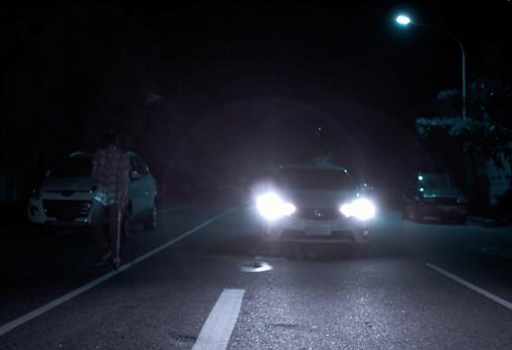
#> input picture Image/car1_512x350.png, 512 x 350 px
$ jupyter execute TryLightDetection02.ipynb
#> lines starting #> are read from the running program, lines starting #| are printed output that depends on the picture; after the words box and inside, x2 and y2 are one past the last pixel; in counts of white or black regions, pixels touching at a corner belong together
[cell 1]
import PIL as pil
from matplotlib import pyplot as plt
import numpy as np
import math
from datetime import datetime
import cv2
#car1_512x350.png

[cell 2]
def img2array(img):
    nrow = img.size[1]
    ncol = img.size[0]
    img_map = img.load()
    myarray = np.zeros([nrow,ncol,3], dtype=np.uint8)
    for i in range(nrow):
        for j in range(ncol):
            myarray[i,j,0] = img_map[j,i][0]
            myarray[i,j,1] = img_map[j,i][1]
            myarray[i,j,2] = img_map[j,i][2]
    return myarray

def rgb2gray(rgb):

    r, g, b = rgb[:,:,0], rgb[:,:,1], rgb[:,:,2]
    gray = 0.2989 * r + 0.5870 * g + 0.1140 * b

    return gray

def imgthreshold(gray, thres):
    nrow = gray.shape[0]
    ncol = gray.shape[1]
    output = np.zeros([nrow,ncol], dtype=np.uint8)
    for i in range(nrow):
        for j in range(ncol):
            if gray[i,j] > thres:
                output[i,j] = 255
    return output

# Try to get the rectangle surrounding the objects
def getRecs(thresimg, max_obj_width, max_obj_height):

    x, y = [], []
    minx = []
    maxx = []
    miny = []
    maxy = []

    nR, nC = thresimg.shape

#     print("nR: ", nR)
#     print("nC: ", nC)

    for i in range(nR):
        for j in range(nC):
            if np.abs(thresimg[i,j]) > 200:
                x.append(j)
                y.append(i)

#     print("len(x): ", len(x))


    tmpx = np.copy(x)
    tmpy = np.copy(y)

    count = 1

    while len(tmpx)>0:
    # for k in range(1):

#         print("count: ", count)

        current_maxx = tmpx[0]
        current_maxy = tmpy[0]
        current_minx = tmpx[0]
        current_miny = tmpy[0]

        current_x = tmpx[0]
        current_y = tmpy[0]

# [6 lines of commented-out code are left out]
        j_max = min (nC, current_x + int(max_obj_width/2)) - current_x
        for j in range(j_max):
            isfound = 0
            for i in range(-int(max_obj_height/2),int(max_obj_height/2)):
                if current_y + i >= 0 and current_y + i < nR and thresimg[current_y + i, current_x + j] > 200:
                    isfound = 1
                    break
            if isfound == 0:
#                 print("j: ", j)
                current_maxx = current_maxx + j
                break
            elif isfound == 1 and j == j_max - 1:
#                 print("j: ", j)
                current_maxx = current_maxx + j


        # get the min x
        j_max = current_x - max(0, current_x - int(max_obj_width/2))
        for j in range(j_max):
            isfound = 0
            for i in range(-int(max_obj_height/2),int(max_obj_height/2)):
                if current_y + i >= 0 and current_y + i < nR and thresimg[current_y + i, current_x - j] > 200:
                    isfound = 1
                    break
            if isfound == 0:
#                 print("j: ", j)
                current_minx = current_minx - j
                break
            elif isfound == 1 and j == j_max - 1:
#                 print("j: ", j)
                current_minx = current_minx - j


        # get the maxy
        i_max = min(nR, current_y + int(max_obj_height/2)) - current_y
        for i in range(i_max):
            isfound = 0
            for j in range(-int(max_obj_width/2),int(max_obj_width/2)):
                if  current_x + j >= current_minx and current_x + j < current_maxx and thresimg[current_y + i, current_x + j] > 200:
                    isfound = 1
                    break
            if isfound == 0:
#                 print("i: ", i)
                current_maxy = current_maxy + i
                break
            elif isfound == 1 and i == i_max - 1:
#                 print("i: ", i)
                current_maxy = current_maxy + i


        # get the miny
        i_max = current_y - max(0, current_y - int(max_obj_height/2))
        for i in range(i_max):
            isfound = 0
            for j in range(-int(max_obj_width/2),int(max_obj_width/2)):
                if current_x + j >= current_minx and current_x + j < current_maxx and thresimg[current_y - i, current_x + j] > 200:
                    isfound = 1
                    break
            if isfound == 0:
#                 print("i: ", i)
                current_miny = current_miny - i
                break
            elif isfound == 1 and i == int(max_obj_height/2) - 1:
#                 print("i: ", i)
                current_miny = current_miny - i


# [4 lines of commented-out code are left out]

        minx.append(current_minx)
        maxx.append(current_maxx)
        miny.append(current_miny)
        maxy.append(current_maxy)

        # Remove the current object
        newx = []
        newy = []

        for i in range(len(tmpx)):
            if tmpx[i] > current_maxx or tmpx[i] < current_minx or tmpy[i] > current_maxy or tmpy[i] < current_miny:
                newx.append(tmpx[i])
                newy.append(tmpy[i])

        tmpx = newx
        tmpy = newy

#         print("new len: ", len(newx))
        count = count + 1


# plt.imshow(orig1_rgb)
# plt.autoscale(False)
# plt.plot(x,y, 'ro')

    return minx, maxx, miny, maxy

def filterUsingWidthHeightRatio(minx, maxx, miny, maxy, ratio_min, ratio_max):
    outminx = []
    outmaxx = []
    outminy = []
    outmaxy = []

    for i in range(len(minx)):
        deltax = maxx[i] - minx[i]
        deltay = maxy[i] - miny[i]
        if deltax/deltay > ratio_min and deltax/deltay < ratio_max:
            outminx.append(minx[i])
            outmaxx.append(maxx[i])
            outminy.append(miny[i])
            outmaxy.append(maxy[i])


    return outminx, outmaxx, outminy, outmaxy

def filterUsingSize(minx, maxx, miny, maxy, thres_size):
    outminx = []
    outmaxx = []
    outminy = []
    outmaxy = []

    for i in range(len(minx)):
        deltax = maxx[i] - minx[i]
        deltay = maxy[i] - miny[i]
        if deltax > thres_size or deltay > thres_size:
            outminx.append(minx[i])
            outmaxx.append(maxx[i])
            outminy.append(miny[i])
            outmaxy.append(maxy[i])


    return outminx, outmaxx, outminy, outmaxy

def couplingLightCandidates(minx, maxx, miny, maxy, diffy_tol):
    not_coupling = []
    coupling_list = []
    for i in range(len(minx)):
        not_coupling.append(i)

    while len(not_coupling) > 1:
        target_idx = not_coupling[0]
        caldidate_idx = not_coupling[1]
        couple_idx  = caldidate_idx
        targetmidy = (maxy[target_idx] + miny[target_idx])/2
        caldidatemidy = (maxy[caldidate_idx] + miny[caldidate_idx])/2
        diffy = abs(caldidatemidy - targetmidy)
#         print("target_idx: ", target_idx)
#         print("caldidate_idx: ", couple_idx)
#         print("diffy: ", diffy)
        if len(not_coupling) > 2:
            for j in range(2,len(not_coupling)):
                caldidate_idx = not_coupling[j]
                caldidatemidy = (maxy[caldidate_idx] + miny[caldidate_idx])/2
# [4 lines of commented-out code are left out]
                if abs(caldidatemidy - targetmidy) < diffy:
                    diffy = abs(caldidatemidy - targetmidy)
                    couple_idx = caldidate_idx

        new_not_coupling = []

        if diffy > diffy_tol:
            for j in range(len(not_coupling)):
                if not_coupling[j] != target_idx:
                    new_not_coupling.append(not_coupling[j])
        else:
            coupling_list.append((target_idx, couple_idx))
            for j in range(len(not_coupling)):
                if not_coupling[j] != target_idx  and not_coupling[j] != couple_idx:
                    new_not_coupling.append(not_coupling[j])


        not_coupling = new_not_coupling


    return coupling_list

def getCouplingList(myminx, mymaxx, myminy, mymaxy, mycoupling_list, y_tol, y_ratmin, y_ratmax, x_ratmin, x_ratmax):
    outputCouplingList = []
    for i in range(len(mycoupling_list)):
        target_idx, couple_idx = mycoupling_list[i]
        print( target_idx , " " , couple_idx)
        targetmidy = (mymaxy[target_idx] + myminy[target_idx])/2
        couplemidy = (mymaxy[couple_idx] + myminy[couple_idx])/2
        diffy = abs(couplemidy - targetmidy)
        targetdeltax = mymaxx[target_idx] - myminx[target_idx]
        coupledeltax = mymaxx[couple_idx] - myminx[couple_idx]
        targetdeltay = mymaxy[target_idx] - myminy[target_idx]
        coupledeltay = mymaxy[couple_idx] - myminy[couple_idx]
        print("targetmaxy: ", mymaxy[target_idx])
        print("targetminy: ", myminy[target_idx])
        print("couplemaxy: ", mymaxy[couple_idx])
        print("coupleminy: ", myminy[couple_idx])
        print("diffy: ", diffy)
        print("targetdeltax: ", targetdeltax)
        print("targetdeltay: ", targetdeltay)
        print("coupledeltax: ", coupledeltax)
        print("coupledeltay: ", coupledeltay)

        if diffy < y_tol and coupledeltax/targetdeltax > x_ratmin and coupledeltax/targetdeltax < x_ratmax and coupledeltay/targetdeltay > y_ratmin and coupledeltay/targetdeltay < y_ratmax:
            outputCouplingList.append(mycoupling_list[i])

    return outputCouplingList

def getCoupleRecs(myminx, mymaxx, myminy, mymaxy, mycoupling_list):
    outminx = []
    outmaxx = []
    outminy = []
    outmaxy = []
    for i in range(len(mycoupling_list)):
        target_idx, couple_idx = mycoupling_list[i]
        outminx.append(min(myminx[target_idx], myminx[couple_idx]))
        outmaxx.append(max(mymaxx[target_idx], mymaxx[couple_idx]))
        outminy.append(min(myminy[target_idx], myminy[couple_idx]))
        outmaxy.append(max(mymaxy[target_idx], mymaxy[couple_idx]))

    return outminx, outmaxx, outminy, outmaxy

[cell 3]
orig1 = cv2.imread("../Image/car1_512x350.png")
#> orig1 is the input picture: shape (350, 512, 3); mean B, G, R 46.9, 36.6, 34.3
orig1_rgb = cv2.cvtColor(orig1, cv2.COLOR_BGR2RGB)

plt.imshow(orig1_rgb)

[cell 4]
grayscale = cv2.cvtColor(orig1_rgb, cv2.COLOR_RGB2GRAY)
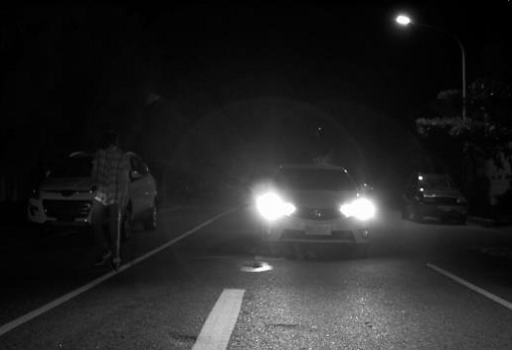
#> grayscale: shape (350, 512); min 0, max 255, mean 37.1
plt.imshow(grayscale, cmap='gray')

[cell 5]
dst = cv2.calcHist(grayscale, [0], None, [256], [0,256])
#> dst = 256 values, max 226 at index 1, min 0 at index 5, mean 2

plt.hist(grayscale.ravel(),256,[0,256])
plt.title('Histogram for gray scale image')
plt.show()
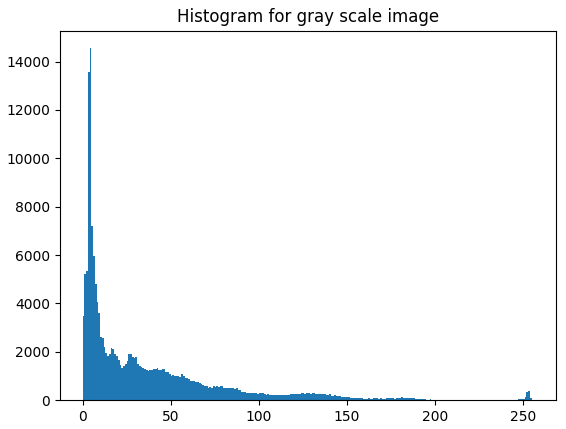
#> figure drawn by matplotlib, 1 panel; tallest bar 14551 high, from x = 4 to 5

[cell 6]
thresimg = imgthreshold(grayscale, 240)
#> after the loop in imgthreshold, `for i in range(nrow):`:
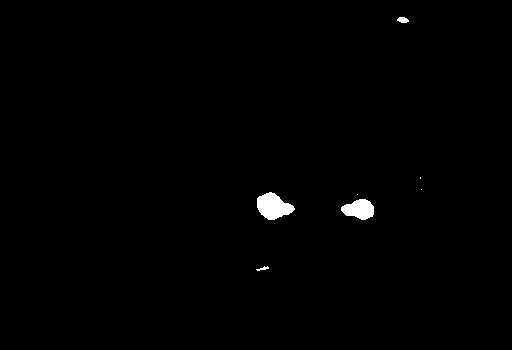
#> output: shape (350, 512); 0.7% white; 7 white regions (3 under 20 px), largest, box (x1, y1, x2, y2) and area: (257, 192, 295, 220) 683, (341, 199, 374, 220) 485, (397, 17, 409, 23) 54, (256, 266, 269, 271) 30
plt.imshow(thresimg, cmap='gray')

[cell 7]
# Finding the squares
myminx, mymaxx, myminy, mymaxy = getRecs(thresimg, 80, 80)
#> myminx = [396, 419, 419, 256, 340, 340, 255]; mymaxx = [409, 422, 422, 295, 374, 374, 269]; myminy = [16, 176, 188, 191, 193, 198, 265]; mymaxy = [23, 179, 190, 220, 195, 220, 271]
# filter using ratio
myminx, mymaxx, myminy, mymaxy = filterUsingWidthHeightRatio(myminx, mymaxx, myminy, mymaxy, 0.4, 1.6)
#> the loop in filterUsingWidthHeightRatio, `for i in range(len(minx)):` made 7 passes
#> (deltax, deltay) on passes 1 to 7: (13, 7), (3, 3), (3, 2), (39, 29), (34, 2), (34, 22), (14, 6)
#> after the loop in filterUsingWidthHeightRatio, `for i in range(len(minx)):`: outmaxx = [422, 422, 295, 374]; outmaxy = [179, 190, 220, 220]; outminx = [419, 419, 256, 340]; outminy = [176, 188, 191, 198]
#> myminx = [419, 419, 256, 340]; mymaxx = [422, 422, 295, 374]; myminy = [176, 188, 191, 198]; mymaxy = [179, 190, 220, 220]
# filter using size
myminx, mymaxx, myminy, mymaxy = filterUsingSize(myminx, mymaxx, myminy, mymaxy, 10)
#> the loop in filterUsingSize, `for i in range(len(minx)):` made 4 passes
#> after the loop in filterUsingSize, `for i in range(len(minx)):`: outmaxx = [295, 374]; outmaxy = [220, 220]; outminx = [256, 340]; outminy = [191, 198]
#> myminx = [256, 340]; mymaxx = [295, 374]; myminy = [191, 198]; mymaxy = [220, 220]
# Coupling the

[cell 8]
import matplotlib
f, axarr = plt.subplots(1,1, figsize=(20, 20))
axarr.imshow(orig1_rgb)
for i in range(len(myminx)):
    current_minx = myminx[i]
    current_maxx = mymaxx[i]
    current_miny = myminy[i]
    current_maxy = mymaxy[i]
    delta_x = current_maxx - current_minx
    delta_y = current_maxy - current_miny
    axarr.add_patch( matplotlib.patches.Rectangle((current_minx, current_miny), delta_x, delta_y, fc ='none', ec='g', lw = 2))
#> this loop made 2 passes
#> (current_minx, current_maxx, current_miny, current_maxy, delta_x, delta_y) on passes 1 to 2: (256, 295, 191, 220, 39, 29), (340, 374, 198, 220, 34, 22)
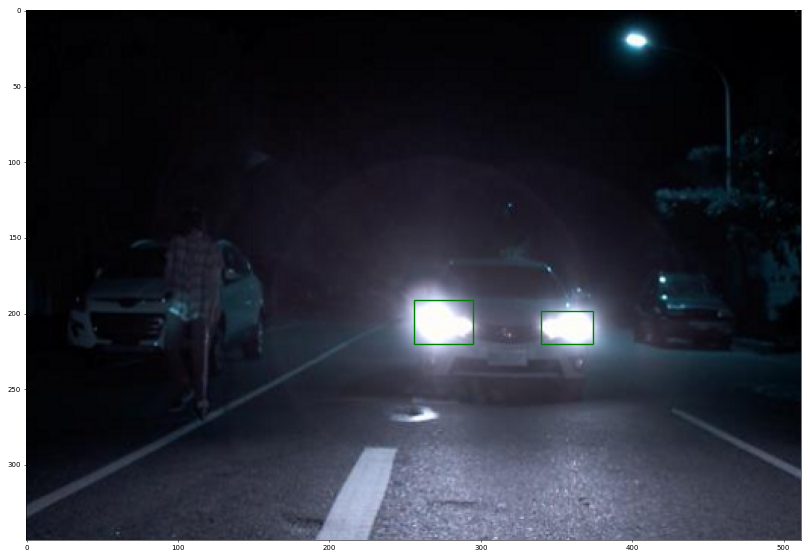
#> figure drawn by matplotlib, 1 panel

[cell 9]
# Get the coupling candidate
mycoupling_list = couplingLightCandidates(myminx, mymaxx, myminy, mymaxy, 20)
#> the loop in couplingLightCandidates, `for i in range(len(minx)):` made 2 passes
#> after the loop in couplingLightCandidates, `for i in range(len(minx)):`: not_coupling = [0, 1]
#> the loop in couplingLightCandidates, `while len(not_coupling) > 1:` made 1 pass
#> (target_idx, targetmidy) on pass 1: (0, 205.5)
#> after the loop in couplingLightCandidates, `while len(not_coupling) > 1:`: coupling_list = [(0, 1)]
#> mycoupling_list = [(0, 1)]
# Validate using rules
getCouplingList(myminx, mymaxx, myminy, mymaxy, mycoupling_list, 20, 0.3, 1.8, 0.3, 1.8)
#> the loop in getCouplingList, `for i in range(len(mycoupling_list)):` made 1 pass
#> (target_idx, couple_idx, targetmidy, couplemidy, diffy, targetdeltax, coupledeltax, targetdeltay) on pass 1: (0, 1, 205.5, 209, 3.5, 39, 34, 29)
#| 0   1
#| targetmaxy:  220
#| targetminy:  191
#| couplemaxy:  220
#| coupleminy:  198
#| diffy:  3.5
#| targetdeltax:  39
#| targetdeltay:  29
#| coupledeltax:  34
#| coupledeltay:  22
#> Out = [(0, 1)]

[cell 10]
coupleminx, couplemaxx, coupleminy, couplemaxy = getCoupleRecs(myminx, mymaxx, myminy, mymaxy, mycoupling_list)
#> the loop in getCoupleRecs, `for i in range(len(mycoupling_list)):` made 1 pass
#> after the loop in getCoupleRecs, `for i in range(len(mycoupling_list)):`: outmaxx = [374]; outmaxy = [220]; outminx = [256]; outminy = [191]
#> coupleminx = [256]; couplemaxx = [374]; coupleminy = [191]; couplemaxy = [220]

[cell 11]
import matplotlib
f, axarr = plt.subplots(1,1, figsize=(20, 20))
axarr.imshow(orig1_rgb)
for i in range(len(coupleminx)):
    current_minx = coupleminx[i]
    current_maxx = couplemaxx[i]
    current_miny = coupleminy[i]
    current_maxy = couplemaxy[i]
    delta_x = current_maxx - current_minx
    delta_y = current_maxy - current_miny
    axarr.add_patch( matplotlib.patches.Rectangle((current_minx, current_miny), delta_x, delta_y, fc ='none', ec='g', lw = 2))
#> this loop made 1 pass
#> (current_minx, current_maxx, current_miny, current_maxy, delta_x, delta_y) on pass 1: (256, 374, 191, 220, 118, 29)

$ run again, with Image/L1_image.png copied over Image/car1_512x350.png
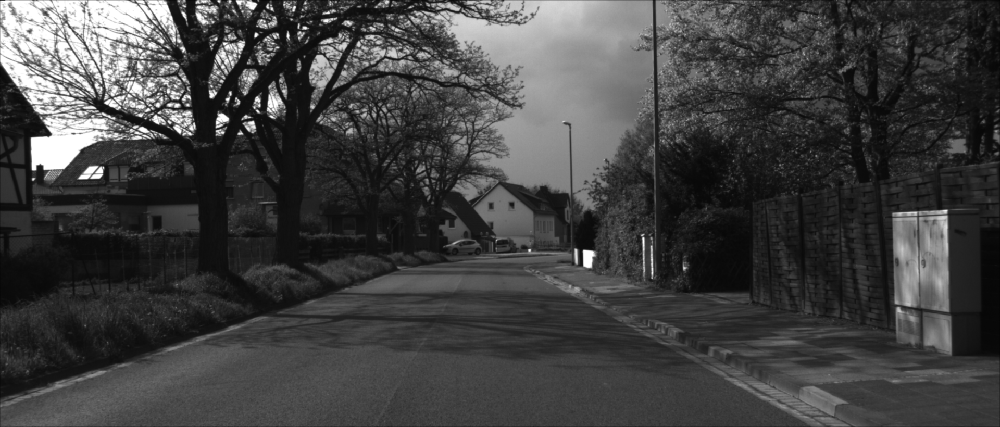
#> input picture Image/L1_image.png, 1000 x 427 px, shrunk from 1920 x 820 before the run
#> orig1 is the input picture: shape (427, 1000, 3); min 4, max 255, mean 65.6
#> dst = 256 values, max 92 at index 191, min 0 at index 0, mean 3.91
#> after the loop in imgthreshold, `for i in range(nrow):`:
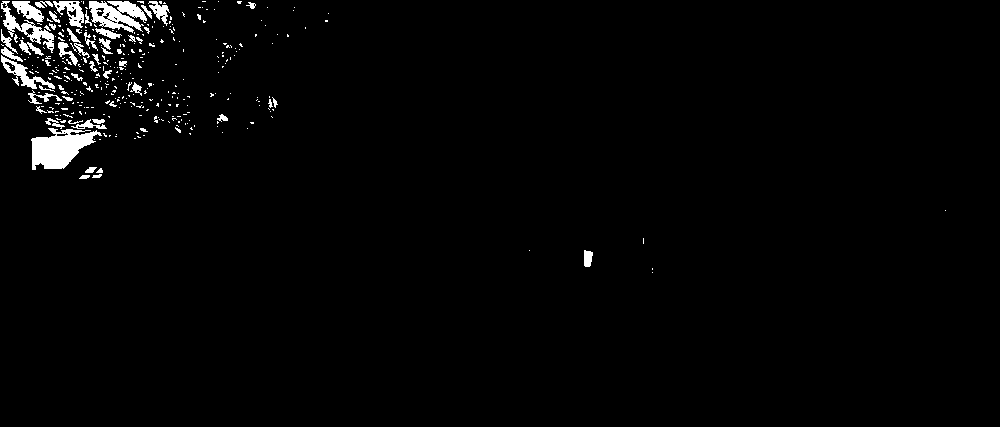
#> output: shape (427, 1000); 2% white; 355 white regions (304 under 20 px), largest, box (x1, y1, x2, y2) and area: (31, 128, 102, 170) 1719, (89, 1, 147, 33) 1100, (1, 1, 54, 53) 661
#> myminx = 102 values, max 944 at index 96, min 1 at index 0, mean 212.1; mymaxx = 102 values, max 946 at index 96, min 41 at index 0, mean 229.1; myminy = 102 values, max 271 at index 101, min 1 at index 0, mean 75.33; mymaxy = 102 values, max 273 at index 101, min 2 at index 4, mean 87.93
#> the loop in filterUsingWidthHeightRatio, `for i in range(len(minx)):` made 102 passes
#> (deltax, deltay) on passes 1 to 8: (40, 39), (78, 39), (78, 39), (78, 39), (7, 1), (2, 1), (6, 3), (50, 39)
#> the loop in filterUsingSize, `for i in range(len(minx)):` made 46 passes
#> the loop `for i in range(len(myminx)):` made 19 passes
#> `[cell 8] import matplotlib f, axarr = plt.subplots(1,1, figsize=(20, 2..`:
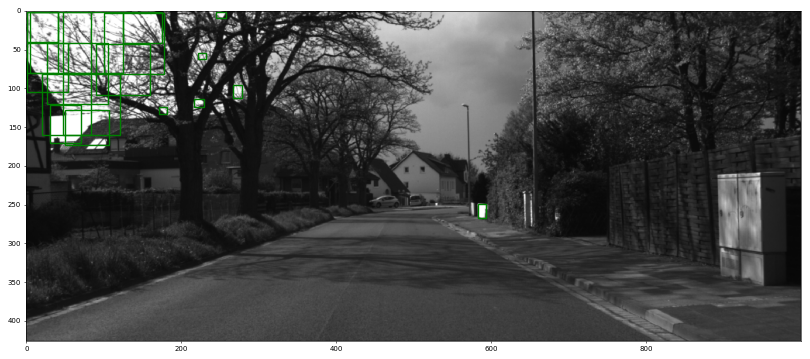
#> figure drawn by matplotlib, 1 panel
#> the loop in couplingLightCandidates, `for i in range(len(minx)):` made 19 passes
#> the loop in couplingLightCandidates, `while len(not_coupling) > 1:` made 10 passes
#> the loop in getCouplingList, `for i in range(len(mycoupling_list)):` made 8 passes
#> (printed output is left out)
#> Out = [(0, 1), (5, 6), (9, 10), (11, 12), (13, 14)]
#> the loop in getCoupleRecs, `for i in range(len(mycoupling_list)):` made 8 passes
#> the loop `for i in range(len(coupleminx)):` made 8 passes
